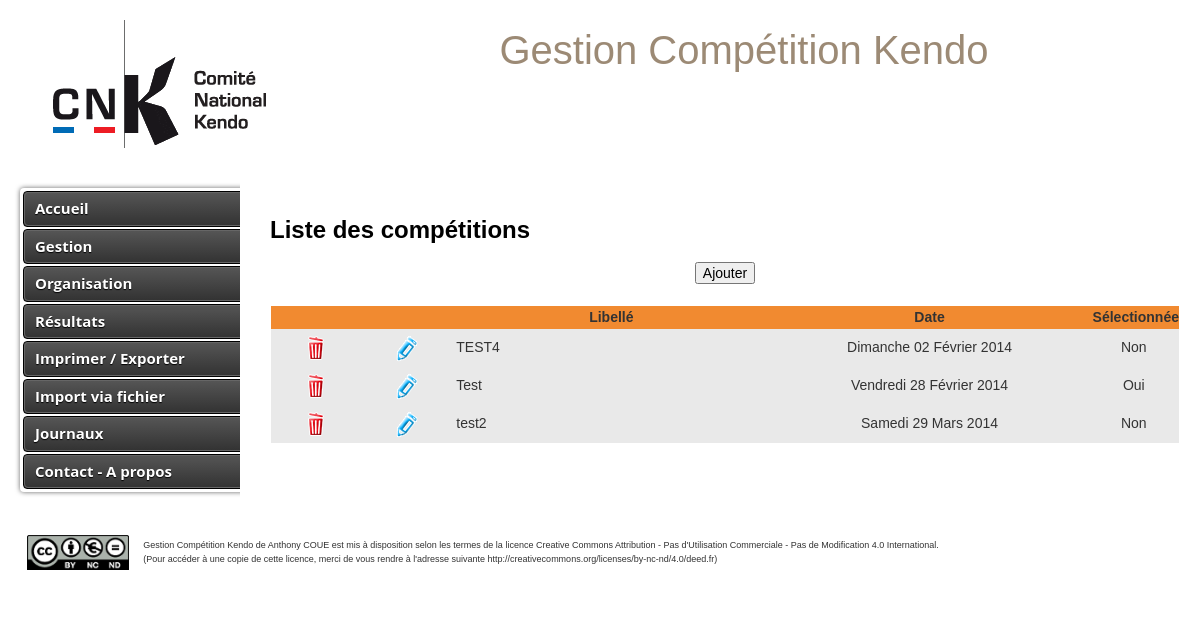
The page /index.php?action=gestionCompetition on the database its author committed.
### tables this page shows
CREATE TABLE `competition` (
  `idcompetition` int(10) NOT NULL AUTO_INCREMENT,
  `libelle` varchar(255) NOT NULL,
  `datecompetition` date NOT NULL,
  `lieux` varchar(100) DEFAULT NULL,
  `description` text NOT NULL,
  `selected` int(1) NOT NULL DEFAULT '0',
  PRIMARY KEY (`idcompetition`)
);

### Controleur/ControleurGestion.php (called while the page is built, shortened)
<?php
require_once 'Modele/Gestion.php';
class ControleurGestion {
	private $gestion;
	public function __construct() {
    	$this->gestion = new Gestion();
    }
    public function afficherListeCompetitions() {
    	$competitions = $this->gestion->getCompetitions();
        $vue = new Vue("Gestion","ListeCompetitions");
        $vue->generer(array('competitions' => $competitions), null);
    }
}

### index.php (called while the page is built, shortened)
<?php
$routeur = new Routeur();
$routeur->routerRequete();

### Modele/Gestion.php (called while the page is built, shortened)
<?php
require_once 'Modele/Modele.php';
class Gestion extends Modele {
	public function getCompetitions() {
		try {
			$sql = "select * from competition order by 3 asc";
			$result	= $this->executerRequete($sql);
			return $result;
		} catch (Exception $e) {
	    	Log::afficherErreur("getCompetitions() : ".$e->getMessage());
	    	log::loggerErreur("getCompetitions() : ".$e->getMessage());
	    	return null;
		}
	}
}

### Config/Configuration.php (called while the page is built)
<?php
class Configuration {
    private static $parametres;
    public static function get($nom, $valeurParDefaut = null) {
    	$valRetour = self::getParametres($nom);
        if (isset($valRetour)) {
            $valeur = $valRetour;
        } else {
            $valeur = $valeurParDefaut;
        }
        return $valeur;
    }
    private static function getParametres($param) {
        if (self::$parametres == null) {
            $cheminFichier = "Config/config.ini";
            if (!file_exists($cheminFichier)) {
                throw new Exception("Aucun fichier de configuration trouve");
            }
            else {
                self::$parametres = parse_ini_file($cheminFichier);
            }
        }
        return self::$parametres[$param];
    }
}

### Modele/Modele.php (called while the page is built, shortened)
<?php
require_once 'Config/Configuration.php';
abstract class Modele {
    private $bdd;
    protected function executerRequete($sql, $params = null) {
        if ($params == null) {
            $stmt = $this->getBdd()->query($sql);
        }
        else {
            $stmt = $this->getBdd()->prepare($sql);
            $stmt->execute($params);
        }
        return $stmt;
    }
    private function getBdd() {
        if ($this->bdd == null) {
        	$dsn = Configuration::get("dsn");
            $login = Configuration::get("login");
            $mdp = Configuration::get("mdp");
            try {
            	$this->bdd = new PDO($dsn, $login, $mdp, array(PDO::ATTR_ERRMODE => PDO::ERRMODE_EXCEPTION));
			} catch(PDOException $e) {
  				afficherErreur("getBdd()".$e->getMessage());
			}
        }
        return $this->bdd;
    }
}

### Config/fonction.php (called while the page is built, shortened)
<?php
function dateCompleteFR($dateJour) {
	$jour = array("Dimanche","Lundi","Mardi","Mercredi","Jeudi","Vendredi","Samedi");
	$mois = array("","Janvier","F&eacute;vrier","Mars","Avril","Mai","Juin","Juillet","Ao&ucirc;t","Septembre","Octobre","Novembre","D&eacute;cembre");
	$day = substr($dateJour, 8, 2);
	$month = substr($dateJour, 5, 2);
	$year = substr($dateJour, 0, 4);
	return $jour[date("w",mktime (0, 0, 0, $month, $day,  $year))]." ".$day." ".$mois[$month*1]." ".$year;
}
?>

### Vue/Gestion/vueListeCompetitions.php (the view)
<?php
require_once 'Config/fonction.php';
?>
<p><h3>Liste des comp&eacute;titions</h3></p>
<p align="center"><input type='button' name='Ajouter' value='Ajouter' onclick='window.location.replace("index.php?action=ajoutCompetitionFormulaire")' /></p>
<br />
<table id="csstable" align="center" width="90%">
	<thead>
    	<tr>
         	<th width="10%"></th>
         	<th width="10%"></th>
         	<th width="35%">Libell&eacute;</th>
         	<th width="35%">Date</th>
         	<th width="10%">S&eacute;lectionn&eacute;e</th>
      	</tr>
	</thead>
	<tbody>
<?php foreach ($competitions as $competition) {
	   echo "<tr>";
	   echo "<td align='center'><a href='index.php?action=suppressionCompetition&id=".$competition["idcompetition"]."' target='_self'><img src='img/site/supprimer.png' border='0'></a></td>";
	   echo "<td align='center'><a href='index.php?action=afficheCompetition&id=".$competition["idcompetition"]."' target='_self'><img src='img/site/modifier.png' border='0'></a></td>";
	   echo "<td>".$competition["libelle"]."</td>";
	   echo "<td align='center'>".dateCompleteFR($competition["datecompetition"])."</td>";
	   if($competition["selected"] === "1") echo "<td align='center'>Oui</td>";
	   else echo "<td align='center'>Non</td>";
	   echo "</tr>";
	}
?>
	</tbody>
</table>

### css/knacss.css (style rules this page uses)
* { -webkit-box-sizing: border-box; -moz-box-sizing: border-box; box-sizing: border-box; }
html, body { margin: 0; padding: 0; height:100%; }
img { vertical-align: middle; border: 0; }
html { font-size: 62.5%; -webkit-text-size-adjust: 100%; -ms-text-size-adjust: 100%; }
body { background-color: #ffffff; font-family: Arial, Helvetica, sans-serif; color: #000000; font-family: Helvetica, Arial, sans-serif; font-size: 1.4em; line-height: 1.5; }
p, ul, ol, dl, blockquote, pre, td, th, label, textarea, caption, details, figure, hgroup { margin-top: .75em; margin-bottom: 0; line-height: 1.5; }
h3, .h3-like { margin-top: 0.875em; margin-bottom: 0; font-size: 2.4rem; line-height: 1.75; }
p:first-child, ul:first-child, ol:first-child, dl:first-child, blockquote:first-child, pre:first-child, h1:first-child, h2:first-child, h3:first-child, h4:first-child, h5:first-child, h6:first-child { margin-top: 0; }
img, table, td, blockquote, code, pre, textarea, input, video { max-width: 100%; }
table { margin-bottom: 1.5em; }
:not(.gm-style) img { height: auto !important; }
table, .table { max-width: 100%; table-layout: fixed; border-collapse: collapse; vertical-align: top; margin: auto; }
table { width: 100%; }
th, td { padding: .3em .8em; }
td { color: #333; }
input, button, select, label, .btn { vertical-align: middle; font-family: inherit; font-size: inherit; }
button, input[type="button"], input[type="reset"], input[type="submit"] { cursor: pointer; -webkit-appearance: button; }

### css/styles.css (style rules this page uses)
#csstable { border: 1px solid #ffffff; background-color: #E9E9E9; margin: auto; }
#csstable td, #csstable th { padding: 4px; color: #333; line-height: 15px; }
#csstable th { background-color: #f18a30; text-align: center; }

### rows shown on the page
competition: libelle "TEST4", datecompetition "Dimanche 02 Février 2014", selected "Non"
competition: libelle "Test", datecompetition "Vendredi 28 Février 2014", selected "Oui"
competition: libelle "test2", datecompetition "Samedi 29 Mars 2014", selected "Non"
